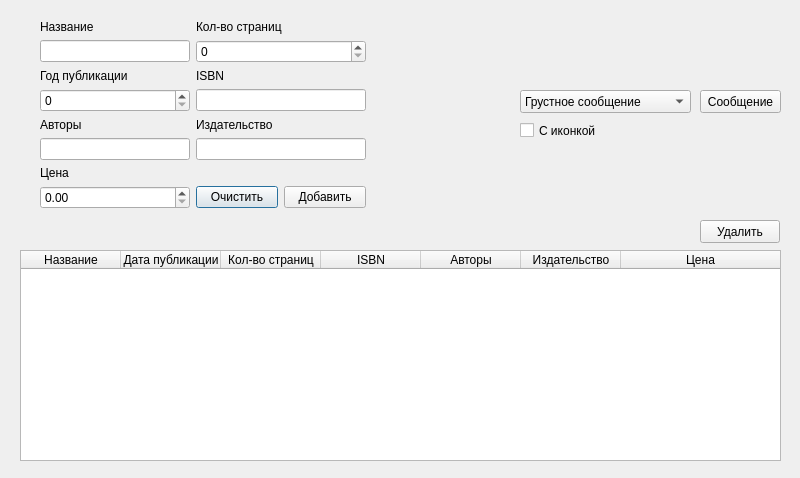
<?xml version="1.0" encoding="UTF-8"?>
<ui version="4.0">
 <class>Dialog</class>
 <widget class="QDialog" name="Dialog">
  <property name="geometry">
   <rect>
    <x>0</x>
    <y>0</y>
    <width>800</width>
    <height>478</height>
   </rect>
  </property>
  <property name="windowTitle">
   <string>Dialog</string>
  </property>
  <widget class="QTableWidget" name="tvBooks">
   <property name="enabled">
    <bool>true</bool>
   </property>
   <property name="geometry">
    <rect>
     <x>20</x>
     <y>250</y>
     <width>761</width>
     <height>211</height>
    </rect>
   </property>
   <property name="selectionMode">
    <enum>QAbstractItemView::ExtendedSelection</enum>
   </property>
   <property name="columnCount">
    <number>7</number>
   </property>
   <attribute name="horizontalHeaderVisible">
    <bool>true</bool>
   </attribute>
   <attribute name="horizontalHeaderCascadingSectionResizes">
    <bool>false</bool>
   </attribute>
   <attribute name="horizontalHeaderHighlightSections">
    <bool>true</bool>
   </attribute>
   <attribute name="horizontalHeaderShowSortIndicator" stdset="0">
    <bool>false</bool>
   </attribute>
   <attribute name="horizontalHeaderStretchLastSection">
    <bool>true</bool>
   </attribute>
   <column>
    <property name="text">
     <string>Название</string>
    </property>
   </column>
   <column>
    <property name="text">
     <string>Дата публикации</string>
    </property>
   </column>
   <column>
    <property name="text">
     <string>Кол-во страниц</string>
    </property>
   </column>
   <column>
    <property name="text">
     <string>ISBN</string>
    </property>
   </column>
   <column>
    <property name="text">
     <string>Авторы</string>
    </property>
   </column>
   <column>
    <property name="text">
     <string>Издательство</string>
    </property>
   </column>
   <column>
    <property name="text">
     <string>Цена</string>
    </property>
   </column>
  </widget>
  <widget class="QWidget" name="formLayoutWidget">
   <property name="geometry">
    <rect>
     <x>40</x>
     <y>20</y>
     <width>326</width>
     <height>201</height>
    </rect>
   </property>
   <layout class="QFormLayout" name="form">
    <item row="0" column="0">
     <widget class="QLabel" name="label">
      <property name="text">
       <string>Название</string>
      </property>
     </widget>
    </item>
    <item row="0" column="1">
     <widget class="QLabel" name="label_2">
      <property name="text">
       <string>Кол-во страниц</string>
      </property>
     </widget>
    </item>
    <item row="1" column="0">
     <widget class="QLineEdit" name="leName">
      <property name="minimumSize">
       <size>
        <width>150</width>
        <height>0</height>
       </size>
      </property>
     </widget>
    </item>
    <item row="1" column="1">
     <widget class="QSpinBox" name="sbNPages">
      <property name="maximum">
       <number>9999999</number>
      </property>
     </widget>
    </item>
    <item row="2" column="0">
     <widget class="QLabel" name="label_3">
      <property name="text">
       <string>Год публикации</string>
      </property>
     </widget>
    </item>
    <item row="2" column="1">
     <widget class="QLabel" name="label_4">
      <property name="text">
       <string>ISBN</string>
      </property>
     </widget>
    </item>
    <item row="3" column="0">
     <widget class="QSpinBox" name="sbPublicationYear">
      <property name="enabled">
       <bool>true</bool>
      </property>
      <property name="sizePolicy">
       <sizepolicy hsizetype="Maximum" vsizetype="Fixed">
        <horstretch>0</horstretch>
        <verstretch>0</verstretch>
       </sizepolicy>
      </property>
      <property name="minimumSize">
       <size>
        <width>150</width>
        <height>0</height>
       </size>
      </property>
      <property name="wrapping">
       <bool>false</bool>
      </property>
      <property name="maximum">
       <number>2020</number>
      </property>
     </widget>
    </item>
    <item row="3" column="1">
     <widget class="QLineEdit" name="leIsbn"/>
    </item>
    <item row="4" column="0">
     <widget class="QLabel" name="label_5">
      <property name="text">
       <string>Авторы</string>
      </property>
     </widget>
    </item>
    <item row="4" column="1">
     <widget class="QLabel" name="label_6">
      <property name="text">
       <string>Издательство</string>
      </property>
     </widget>
    </item>
    <item row="5" column="0">
     <widget class="QLineEdit" name="leAuthors">
      <property name="minimumSize">
       <size>
        <width>150</width>
        <height>0</height>
       </size>
      </property>
     </widget>
    </item>
    <item row="5" column="1">
     <widget class="QLineEdit" name="lePublisher"/>
    </item>
    <item row="6" column="0">
     <widget class="QLabel" name="label_7">
      <property name="text">
       <string>Цена</string>
      </property>
     </widget>
    </item>
    <item row="7" column="0">
     <widget class="QDoubleSpinBox" name="sbPrice">
      <property name="minimumSize">
       <size>
        <width>150</width>
        <height>0</height>
       </size>
      </property>
      <property name="maximum">
       <double>9999999.000000000000000</double>
      </property>
     </widget>
    </item>
    <item row="7" column="1">
     <layout class="QHBoxLayout" name="addCleanBtnLayout">
      <item>
       <widget class="QPushButton" name="btnClear">
        <property name="text">
         <string>Очистить</string>
        </property>
       </widget>
      </item>
      <item>
       <widget class="QPushButton" name="btnAdd">
        <property name="text">
         <string>Добавить</string>
        </property>
       </widget>
      </item>
     </layout>
    </item>
   </layout>
  </widget>
  <widget class="QCheckBox" name="cbWithIcon">
   <property name="geometry">
    <rect>
     <x>520</x>
     <y>120</y>
     <width>221</width>
     <height>21</height>
    </rect>
   </property>
   <property name="text">
    <string>С иконкой</string>
   </property>
  </widget>
  <widget class="QComboBox" name="cbMessageType">
   <property name="geometry">
    <rect>
     <x>520</x>
     <y>90</y>
     <width>171</width>
     <height>23</height>
    </rect>
   </property>
   <item>
    <property name="text">
     <string>Грустное сообщение</string>
    </property>
   </item>
   <item>
    <property name="text">
     <string>Радостное сообщение</string>
    </property>
   </item>
  </widget>
  <widget class="QPushButton" name="btnMessage">
   <property name="geometry">
    <rect>
     <x>700</x>
     <y>90</y>
     <width>81</width>
     <height>23</height>
    </rect>
   </property>
   <property name="text">
    <string>Сообщение</string>
   </property>
  </widget>
  <widget class="QPushButton" name="btnDelete">
   <property name="geometry">
    <rect>
     <x>700</x>
     <y>220</y>
     <width>80</width>
     <height>23</height>
    </rect>
   </property>
   <property name="text">
    <string>Удалить</string>
   </property>
  </widget>
 </widget>
 <resources/>
 <connections/>
</ui>
